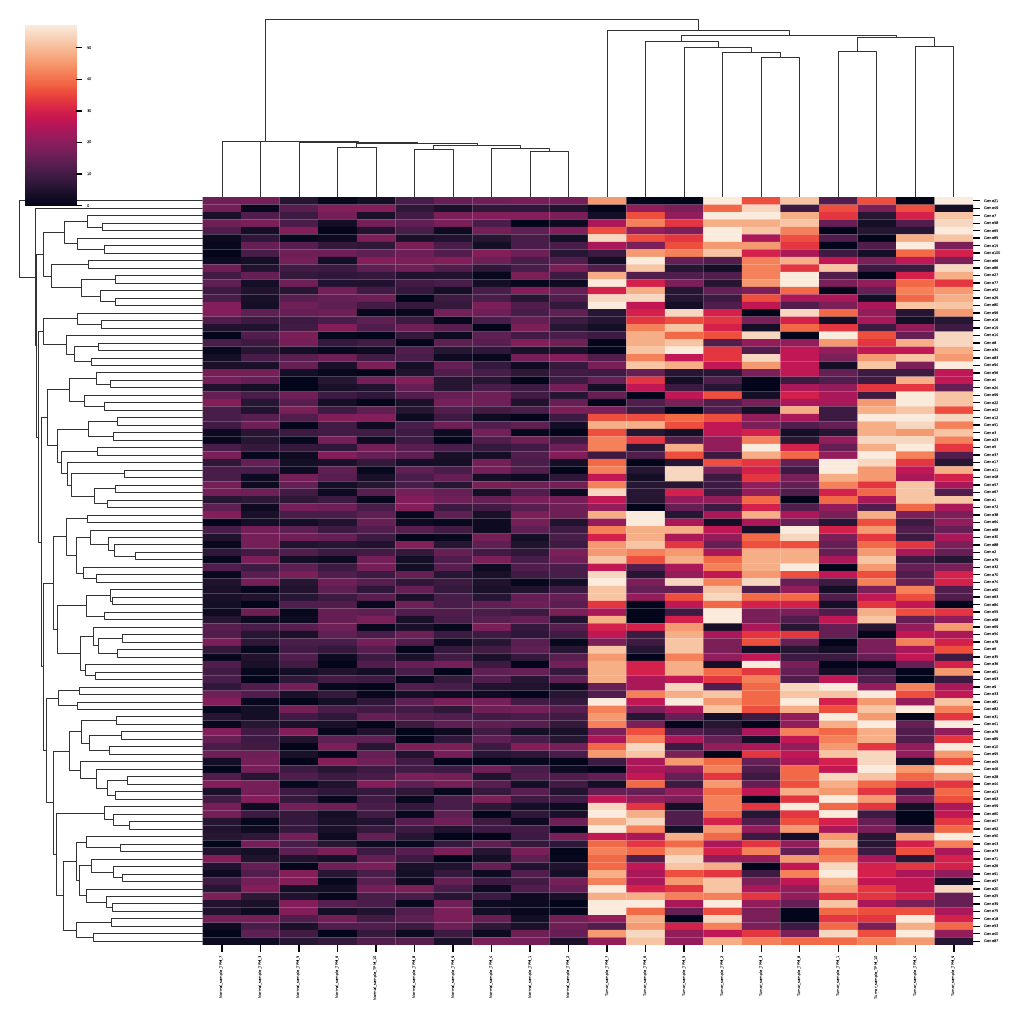

Here is the Python script that generated this plot:
import numpy as np
import csv
import matplotlib
matplotlib.use('tkagg')
import matplotlib.pyplot as plt

import seaborn as sns


data = []
genes = []

first = True

with open("fake_gene_expression_data.csv") as csvfile:
    csv_reader = csv.reader(csvfile, delimiter=",")

    for row in csv_reader:

        if first:
            sample_names = row[1:]
            first = False

        else:
            genes.append(row[0])
            data.append(row[1:])


data = np.array(data).astype(int)

# print(data)
# print(len(genes))
# print(len(sample_names))
# print(data.shape)


sns.set_context("paper", font_scale=0.3)


sns_plot = sns.clustermap(data, xticklabels=sample_names, yticklabels= genes)
sns_plot.savefig("heatmap.pdf")

plt.show()
